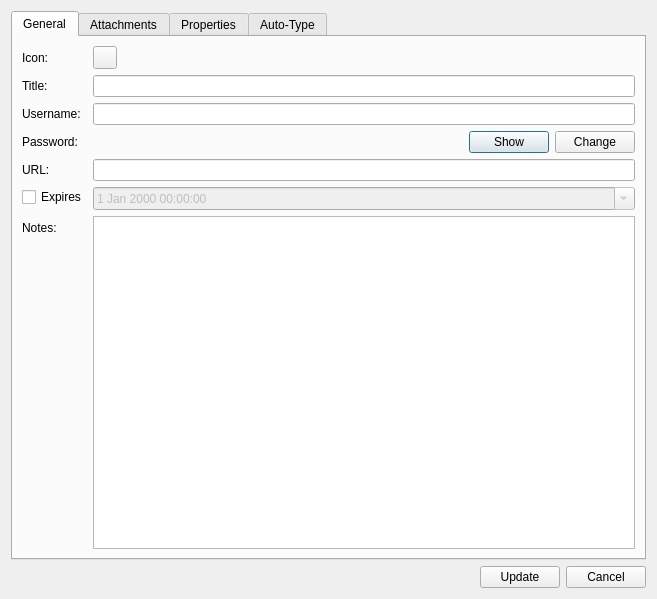
<?xml version="1.0" encoding="UTF-8"?>
<ui version="4.0">
 <class>EntryEditDialog</class>
 <widget class="QDialog" name="EntryEditDialog">
  <property name="geometry">
   <rect>
    <x>0</x>
    <y>0</y>
    <width>657</width>
    <height>599</height>
   </rect>
  </property>
  <property name="windowTitle">
   <string>Entry properties</string>
  </property>
  <layout class="QVBoxLayout" name="verticalLayout">
   <item>
    <widget class="QTabWidget" name="tabWidget">
     <property name="currentIndex">
      <number>0</number>
     </property>
     <property name="documentMode">
      <bool>false</bool>
     </property>
     <widget class="QWidget" name="tab">
      <attribute name="title">
       <string>General</string>
      </attribute>
      <layout class="QFormLayout" name="formLayout_3">
       <property name="sizeConstraint">
        <enum>QLayout::SetDefaultConstraint</enum>
       </property>
       <item row="0" column="0">
        <widget class="QLabel" name="label_13">
         <property name="text">
          <string>Icon:</string>
         </property>
        </widget>
       </item>
       <item row="0" column="1">
        <widget class="QToolButton" name="iconButton">
         <property name="text">
          <string/>
         </property>
        </widget>
       </item>
       <item row="1" column="0">
        <widget class="QLabel" name="label_6">
         <property name="text">
          <string>Title:</string>
         </property>
        </widget>
       </item>
       <item row="1" column="1">
        <widget class="QLineEdit" name="titleEdit"/>
       </item>
       <item row="2" column="0">
        <widget class="QLabel" name="label_7">
         <property name="text">
          <string>Username:</string>
         </property>
        </widget>
       </item>
       <item row="2" column="1">
        <widget class="QLineEdit" name="usernameEdit"/>
       </item>
       <item row="3" column="0">
        <widget class="QLabel" name="label_8">
         <property name="text">
          <string>Password:</string>
         </property>
        </widget>
       </item>
       <item row="3" column="1">
        <layout class="QHBoxLayout" name="horizontalLayout_5" stretch="1,0,0">
         <item>
          <widget class="QLabel" name="passwordLabel">
           <property name="text">
            <string>&lt;password&gt;</string>
           </property>
           <property name="textFormat">
            <enum>Qt::PlainText</enum>
           </property>
           <property name="textInteractionFlags">
            <set>Qt::TextSelectableByKeyboard|Qt::TextSelectableByMouse</set>
           </property>
          </widget>
         </item>
         <item>
          <widget class="QPushButton" name="showPasswordButton">
           <property name="text">
            <string>Show</string>
           </property>
           <property name="checkable">
            <bool>true</bool>
           </property>
           <property name="checked">
            <bool>false</bool>
           </property>
          </widget>
         </item>
         <item>
          <widget class="QPushButton" name="changePasswordButton">
           <property name="text">
            <string>Change</string>
           </property>
          </widget>
         </item>
        </layout>
       </item>
       <item row="4" column="0">
        <widget class="QLabel" name="label_9">
         <property name="text">
          <string>URL:</string>
         </property>
        </widget>
       </item>
       <item row="4" column="1">
        <widget class="QLineEdit" name="urlEdit"/>
       </item>
       <item row="5" column="1">
        <widget class="QDateTimeEdit" name="expireEdit">
         <property name="enabled">
          <bool>false</bool>
         </property>
         <property name="calendarPopup">
          <bool>true</bool>
         </property>
        </widget>
       </item>
       <item row="6" column="0">
        <widget class="QLabel" name="label_10">
         <property name="text">
          <string>Notes:</string>
         </property>
        </widget>
       </item>
       <item row="6" column="1">
        <widget class="QPlainTextEdit" name="notesEdit"/>
       </item>
       <item row="5" column="0">
        <widget class="QCheckBox" name="expiresCheckBox">
         <property name="text">
          <string>Expires</string>
         </property>
        </widget>
       </item>
      </layout>
     </widget>
     <widget class="QWidget" name="tab_2">
      <attribute name="title">
       <string>Attachments</string>
      </attribute>
      <layout class="QVBoxLayout" name="verticalLayout_7">
       <item>
        <widget class="QGroupBox" name="groupBox">
         <property name="title">
          <string>Attached strings</string>
         </property>
         <layout class="QHBoxLayout" name="horizontalLayout_3">
          <item>
           <widget class="QTreeView" name="stringView">
            <property name="rootIsDecorated">
             <bool>false</bool>
            </property>
           </widget>
          </item>
          <item>
           <layout class="QVBoxLayout" name="verticalLayout_5">
            <item>
             <widget class="QPushButton" name="stringAdd">
              <property name="text">
               <string>Add</string>
              </property>
             </widget>
            </item>
            <item>
             <spacer name="verticalSpacer_2">
              <property name="orientation">
               <enum>Qt::Vertical</enum>
              </property>
              <property name="sizeHint" stdset="0">
               <size>
                <width>20</width>
                <height>40</height>
               </size>
              </property>
             </spacer>
            </item>
            <item>
             <widget class="QPushButton" name="stringRemove">
              <property name="text">
               <string>Remove</string>
              </property>
             </widget>
            </item>
           </layout>
          </item>
         </layout>
        </widget>
       </item>
       <item>
        <widget class="QGroupBox" name="groupBox_2">
         <property name="title">
          <string>Attached files</string>
         </property>
         <layout class="QHBoxLayout" name="horizontalLayout_4">
          <item>
           <widget class="QTreeView" name="filesView">
            <property name="rootIsDecorated">
             <bool>false</bool>
            </property>
           </widget>
          </item>
          <item>
           <layout class="QVBoxLayout" name="verticalLayout_6">
            <item>
             <widget class="QPushButton" name="fileAttach">
              <property name="text">
               <string>Attach</string>
              </property>
             </widget>
            </item>
            <item>
             <widget class="QPushButton" name="fileExport">
              <property name="text">
               <string>Export</string>
              </property>
             </widget>
            </item>
            <item>
             <spacer name="verticalSpacer_3">
              <property name="orientation">
               <enum>Qt::Vertical</enum>
              </property>
              <property name="sizeHint" stdset="0">
               <size>
                <width>20</width>
                <height>40</height>
               </size>
              </property>
             </spacer>
            </item>
            <item>
             <widget class="QPushButton" name="fileRemove">
              <property name="text">
               <string>Remove</string>
              </property>
             </widget>
            </item>
           </layout>
          </item>
         </layout>
        </widget>
       </item>
      </layout>
     </widget>
     <widget class="QWidget" name="tab_3">
      <attribute name="title">
       <string>Properties</string>
      </attribute>
      <layout class="QVBoxLayout" name="verticalLayout_4" stretch="0,1,0,0,1">
       <item>
        <layout class="QFormLayout" name="formLayout">
         <property name="horizontalSpacing">
          <number>10</number>
         </property>
         <item row="0" column="0">
          <widget class="QLabel" name="label_2">
           <property name="text">
            <string>UUID:</string>
           </property>
          </widget>
         </item>
         <item row="0" column="1">
          <widget class="QLabel" name="uuidLabel">
           <property name="text">
            <string>&lt;UUID&gt;</string>
           </property>
           <property name="textInteractionFlags">
            <set>Qt::TextSelectableByKeyboard|Qt::TextSelectableByMouse</set>
           </property>
          </widget>
         </item>
         <item row="1" column="0">
          <widget class="QLabel" name="label_5">
           <property name="text">
            <string>Override URL:</string>
           </property>
          </widget>
         </item>
         <item row="1" column="1">
          <widget class="QLineEdit" name="overrideUrlEdit"/>
         </item>
        </layout>
       </item>
       <item>
        <widget class="QGroupBox" name="groupBox_3">
         <property name="title">
          <string>Tags</string>
         </property>
         <layout class="QHBoxLayout" name="horizontalLayout_6">
          <item>
           <widget class="QListView" name="tagsView"/>
          </item>
          <item>
           <layout class="QVBoxLayout" name="verticalLayout_2">
            <item>
             <widget class="QPushButton" name="addTagButton">
              <property name="text">
               <string>Add</string>
              </property>
             </widget>
            </item>
            <item>
             <spacer name="verticalSpacer_4">
              <property name="orientation">
               <enum>Qt::Vertical</enum>
              </property>
              <property name="sizeHint" stdset="0">
               <size>
                <width>20</width>
                <height>40</height>
               </size>
              </property>
             </spacer>
            </item>
            <item>
             <widget class="QPushButton" name="removeTagButton">
              <property name="text">
               <string>Remove</string>
              </property>
             </widget>
            </item>
           </layout>
          </item>
         </layout>
        </widget>
       </item>
       <item>
        <layout class="QHBoxLayout" name="horizontalLayout_2">
         <item>
          <layout class="QFormLayout" name="formLayout_2">
           <property name="verticalSpacing">
            <number>10</number>
           </property>
           <item row="0" column="0">
            <widget class="QCheckBox" name="fgColorCheckbox">
             <property name="text">
              <string>Custom foreground color</string>
             </property>
            </widget>
           </item>
           <item row="0" column="1">
            <widget class="QToolButton" name="fgColorButton">
             <property name="enabled">
              <bool>false</bool>
             </property>
             <property name="text">
              <string/>
             </property>
            </widget>
           </item>
           <item row="1" column="0">
            <widget class="QCheckBox" name="bgColorCheckbox">
             <property name="text">
              <string>Custom background color</string>
             </property>
            </widget>
           </item>
           <item row="1" column="1">
            <widget class="QToolButton" name="bgColorButton">
             <property name="enabled">
              <bool>false</bool>
             </property>
             <property name="text">
              <string/>
             </property>
            </widget>
           </item>
          </layout>
         </item>
         <item>
          <spacer name="horizontalSpacer_2">
           <property name="orientation">
            <enum>Qt::Horizontal</enum>
           </property>
           <property name="sizeHint" stdset="0">
            <size>
             <width>40</width>
             <height>20</height>
            </size>
           </property>
          </spacer>
         </item>
        </layout>
       </item>
       <item>
        <layout class="QFormLayout" name="formLayout_4">
         <property name="horizontalSpacing">
          <number>10</number>
         </property>
         <property name="verticalSpacing">
          <number>10</number>
         </property>
         <item row="0" column="0">
          <widget class="QLabel" name="label_3">
           <property name="text">
            <string>Created:</string>
           </property>
          </widget>
         </item>
         <item row="0" column="1">
          <widget class="QLabel" name="createdLabel">
           <property name="text">
            <string/>
           </property>
          </widget>
         </item>
         <item row="1" column="0">
          <widget class="QLabel" name="label_11">
           <property name="text">
            <string>Last modified:</string>
           </property>
          </widget>
         </item>
         <item row="1" column="1">
          <widget class="QLabel" name="lastModifiedLabel">
           <property name="text">
            <string/>
           </property>
          </widget>
         </item>
         <item row="2" column="0">
          <widget class="QLabel" name="label_15">
           <property name="text">
            <string>Last accessed:</string>
           </property>
          </widget>
         </item>
         <item row="2" column="1">
          <widget class="QLabel" name="lastAccessedLabel">
           <property name="text">
            <string/>
           </property>
          </widget>
         </item>
         <item row="3" column="0">
          <widget class="QLabel" name="label_16">
           <property name="text">
            <string>Location changed:</string>
           </property>
          </widget>
         </item>
         <item row="3" column="1">
          <widget class="QLabel" name="locationChangedLabel">
           <property name="text">
            <string/>
           </property>
          </widget>
         </item>
         <item row="4" column="0">
          <widget class="QLabel" name="label_19">
           <property name="text">
            <string>Usage count:</string>
           </property>
          </widget>
         </item>
         <item row="4" column="1">
          <widget class="QLabel" name="usageCountLabel">
           <property name="text">
            <string/>
           </property>
          </widget>
         </item>
        </layout>
       </item>
       <item>
        <spacer name="verticalSpacer">
         <property name="orientation">
          <enum>Qt::Vertical</enum>
         </property>
         <property name="sizeHint" stdset="0">
          <size>
           <width>20</width>
           <height>370</height>
          </size>
         </property>
        </spacer>
       </item>
      </layout>
     </widget>
     <widget class="QWidget" name="tab_4">
      <property name="enabled">
       <bool>true</bool>
      </property>
      <attribute name="title">
       <string>Auto-Type</string>
      </attribute>
      <layout class="QVBoxLayout" name="verticalLayout_3">
       <item>
        <widget class="QLabel" name="label">
         <property name="enabled">
          <bool>false</bool>
         </property>
         <property name="text">
          <string>Not implemented yet...</string>
         </property>
         <property name="alignment">
          <set>Qt::AlignCenter</set>
         </property>
        </widget>
       </item>
      </layout>
     </widget>
    </widget>
   </item>
   <item>
    <layout class="QHBoxLayout" name="horizontalLayout">
     <item>
      <spacer name="horizontalSpacer">
       <property name="orientation">
        <enum>Qt::Horizontal</enum>
       </property>
       <property name="sizeHint" stdset="0">
        <size>
         <width>40</width>
         <height>20</height>
        </size>
       </property>
      </spacer>
     </item>
     <item>
      <widget class="QPushButton" name="updateButton">
       <property name="text">
        <string>Update</string>
       </property>
      </widget>
     </item>
     <item>
      <widget class="QPushButton" name="cancelButton">
       <property name="text">
        <string>Cancel</string>
       </property>
      </widget>
     </item>
    </layout>
   </item>
  </layout>
 </widget>
 <resources/>
 <connections>
  <connection>
   <sender>cancelButton</sender>
   <signal>clicked()</signal>
   <receiver>EntryEditDialog</receiver>
   <slot>reject()</slot>
   <hints>
    <hint type="sourcelabel">
     <x>601</x>
     <y>578</y>
    </hint>
    <hint type="destinationlabel">
     <x>606</x>
     <y>563</y>
    </hint>
   </hints>
  </connection>
  <connection>
   <sender>expiresCheckBox</sender>
   <signal>toggled(bool)</signal>
   <receiver>expireEdit</receiver>
   <slot>setEnabled(bool)</slot>
   <hints>
    <hint type="sourcelabel">
     <x>64</x>
     <y>191</y>
    </hint>
    <hint type="destinationlabel">
     <x>117</x>
     <y>191</y>
    </hint>
   </hints>
  </connection>
  <connection>
   <sender>fgColorCheckbox</sender>
   <signal>toggled(bool)</signal>
   <receiver>fgColorButton</receiver>
   <slot>setEnabled(bool)</slot>
   <hints>
    <hint type="sourcelabel">
     <x>84</x>
     <y>249</y>
    </hint>
    <hint type="destinationlabel">
     <x>207</x>
     <y>248</y>
    </hint>
   </hints>
  </connection>
  <connection>
   <sender>bgColorCheckbox</sender>
   <signal>toggled(bool)</signal>
   <receiver>bgColorButton</receiver>
   <slot>setEnabled(bool)</slot>
   <hints>
    <hint type="sourcelabel">
     <x>97</x>
     <y>277</y>
    </hint>
    <hint type="destinationlabel">
     <x>204</x>
     <y>280</y>
    </hint>
   </hints>
  </connection>
 </connections>
</ui>
